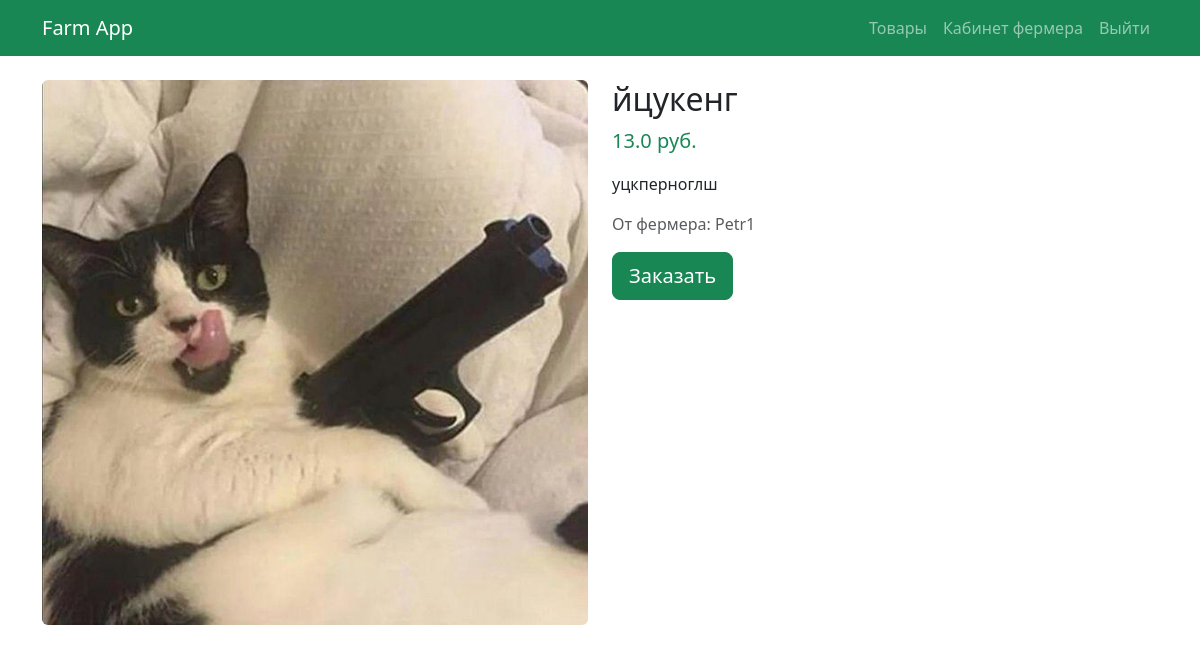
The app's page /products/1 (signed in) with its own data.
### app/models.py (models this page shows)
class Product(Base):
    __tablename__ = "products"
    id = Column(Integer, primary_key=True, index=True)
    name = Column(String, index=True)
    description = Column(Text)
    price = Column(Float)
    owner_id = Column(Integer, ForeignKey("users.id"))
    image_url = Column(String, nullable=True)
    created_at = Column(DateTime, default=datetime.utcnow)
    owner = relationship("User", back_populates="products")
    orders = relationship("Order", back_populates="product")

class User(Base):
    __tablename__ = "users"
    id = Column(Integer, primary_key=True, index=True)
    email = Column(String, unique=True, index=True)
    hashed_password = Column(String)
    full_name = Column(String)
    is_farmer = Column(Boolean, default=False)
    created_at = Column(DateTime, default=datetime.utcnow)
    products = relationship("Product", back_populates="owner")
    orders = relationship("Order", back_populates="customer")
    reviews = relationship("Review", back_populates="author")

### app/main.py (the view)
        @self.app.get("/products/{product_id}")
        def product_details(request: Request, product_id: int, db: Annotated[Session, Depends(self.get_db)]):
            product = crud.get_product(db, product_id)
            if not product:
                raise HTTPException(status_code=404, detail="Товар не найден")
            return self.templates.TemplateResponse(
                "product_details.html",
                {"request": request, "product": product}
            )

### app/templates/product_details.html (shortened to what this page needs)
{% extends "base.html" %}
{% block content %}
<div class="row">
    <div class="col-md-6">
        {% if product.image_url %}
        <img src="{{ product.image_url }}" class="img-fluid rounded" alt="{{ product.name }}">
        {% endif %}
    </div>
    <div class="col-md-6">
        <h2>{{ product.name }}</h2>
        <p class="lead text-success">{{ product.price }} руб.</p>
        <p>{{ product.description }}</p>
        <p class="text-muted">От фермера: {{ product.owner.full_name }}</p>
        {% if request.session.get("user_id") %}
        <a href="/order/{{ product.id }}" class="btn btn-lg btn-success">Заказать</a>
        {% else %}
        <p class="mt-4">Чтобы сделать заказ, пожалуйста, <a href="/login">войдите</a> или <a href="/register">зарегистрируйтесь</a>.</p>
        {% endif %}
    </div>
</div>
{% endblock %}

### records on screen
Product: image_url (picture), name "йцукенг", price "13.0", description "уцкперноглш"
User: owner.full_name "Petr1"
